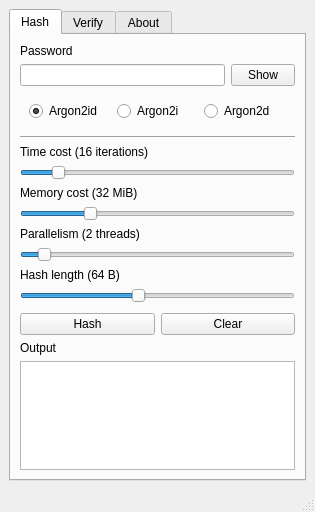
<?xml version="1.0" encoding="UTF-8"?>
<ui version="4.0">
 <class>MainWindow</class>
 <widget class="QMainWindow" name="MainWindow">
  <property name="geometry">
   <rect>
    <x>0</x>
    <y>0</y>
    <width>315</width>
    <height>512</height>
   </rect>
  </property>
  <property name="minimumSize">
   <size>
    <width>315</width>
    <height>512</height>
   </size>
  </property>
  <property name="windowTitle">
   <string>Argon2 UI</string>
  </property>
  <widget class="QWidget" name="centralwidget">
   <layout class="QVBoxLayout" name="verticalLayout_2">
    <item>
     <widget class="QTabWidget" name="tabWidget">
      <property name="currentIndex">
       <number>0</number>
      </property>
      <widget class="QWidget" name="hashTab">
       <attribute name="title">
        <string>Hash</string>
       </attribute>
       <layout class="QVBoxLayout" name="verticalLayout_4">
        <item>
         <layout class="QVBoxLayout" name="hashTabVerticalLayout">
          <item>
           <layout class="QVBoxLayout" name="passwordVerticalLayout">
            <item>
             <widget class="QLabel" name="passwordLabel">
              <property name="text">
               <string>Password</string>
              </property>
             </widget>
            </item>
            <item>
             <layout class="QHBoxLayout" name="passwordHorizontalLayout">
              <item>
               <widget class="QLineEdit" name="passwordLineEdit">
                <property name="echoMode">
                 <enum>QLineEdit::Password</enum>
                </property>
               </widget>
              </item>
              <item>
               <widget class="QPushButton" name="showPasswordButton">
                <property name="maximumSize">
                 <size>
                  <width>64</width>
                  <height>16777215</height>
                 </size>
                </property>
                <property name="text">
                 <string>Show</string>
                </property>
               </widget>
              </item>
             </layout>
            </item>
           </layout>
          </item>
          <item>
           <widget class="QWidget" name="hashAlgorithmRadioButtonWidget" native="true">
            <layout class="QHBoxLayout" name="algoHorizontalLayout">
             <item>
              <widget class="QRadioButton" name="argon2idRadioButton">
               <property name="text">
                <string>Argon2id</string>
               </property>
               <property name="checked">
                <bool>true</bool>
               </property>
               <attribute name="buttonGroup">
                <string notr="true">hashAlgorithmButtonGroup</string>
               </attribute>
              </widget>
             </item>
             <item>
              <widget class="QRadioButton" name="argon2iRadioButton">
               <property name="text">
                <string>Argon2i</string>
               </property>
               <attribute name="buttonGroup">
                <string notr="true">hashAlgorithmButtonGroup</string>
               </attribute>
              </widget>
             </item>
             <item>
              <widget class="QRadioButton" name="argon2dRadioButton">
               <property name="text">
                <string>Argon2d</string>
               </property>
               <attribute name="buttonGroup">
                <string notr="true">hashAlgorithmButtonGroup</string>
               </attribute>
              </widget>
             </item>
            </layout>
           </widget>
          </item>
          <item>
           <layout class="QVBoxLayout" name="hashParamsVerticalLayout">
            <item>
             <widget class="Line" name="hashParamsSeparatorLine">
              <property name="orientation">
               <enum>Qt::Horizontal</enum>
              </property>
             </widget>
            </item>
            <item>
             <widget class="QLabel" name="timeCostLabel">
              <property name="text">
               <string>Time cost (16 iterations)</string>
              </property>
             </widget>
            </item>
            <item>
             <widget class="QSlider" name="timeCostHorizontalSlider">
              <property name="minimum">
               <number>1</number>
              </property>
              <property name="maximum">
               <number>128</number>
              </property>
              <property name="value">
               <number>16</number>
              </property>
              <property name="orientation">
               <enum>Qt::Horizontal</enum>
              </property>
             </widget>
            </item>
            <item>
             <widget class="QLabel" name="memoryCostLabel">
              <property name="text">
               <string>Memory cost (32 MiB)</string>
              </property>
             </widget>
            </item>
            <item>
             <widget class="QSlider" name="memoryCostHorizontalSlider">
              <property name="minimum">
               <number>1</number>
              </property>
              <property name="maximum">
               <number>128</number>
              </property>
              <property name="value">
               <number>32</number>
              </property>
              <property name="orientation">
               <enum>Qt::Horizontal</enum>
              </property>
             </widget>
            </item>
            <item>
             <widget class="QLabel" name="parallelismLabel">
              <property name="text">
               <string>Parallelism (2 threads)</string>
              </property>
             </widget>
            </item>
            <item>
             <widget class="QSlider" name="parallelismHorizontalSlider">
              <property name="minimum">
               <number>1</number>
              </property>
              <property name="maximum">
               <number>16</number>
              </property>
              <property name="value">
               <number>2</number>
              </property>
              <property name="orientation">
               <enum>Qt::Horizontal</enum>
              </property>
             </widget>
            </item>
            <item>
             <widget class="QLabel" name="hashLengthLabel">
              <property name="text">
               <string>Hash length (64 B)</string>
              </property>
             </widget>
            </item>
            <item>
             <widget class="QSlider" name="hashLengthHorizontalSlider">
              <property name="minimum">
               <number>16</number>
              </property>
              <property name="maximum">
               <number>128</number>
              </property>
              <property name="value">
               <number>64</number>
              </property>
              <property name="orientation">
               <enum>Qt::Horizontal</enum>
              </property>
             </widget>
            </item>
           </layout>
          </item>
          <item>
           <layout class="QHBoxLayout" name="hashButtonsHorizontalLayout">
            <property name="topMargin">
             <number>4</number>
            </property>
            <item>
             <widget class="QPushButton" name="hashButton">
              <property name="text">
               <string>Hash</string>
              </property>
             </widget>
            </item>
            <item>
             <widget class="QPushButton" name="clearButton">
              <property name="text">
               <string>Clear</string>
              </property>
             </widget>
            </item>
           </layout>
          </item>
          <item>
           <layout class="QVBoxLayout" name="outputVerticalLayout">
            <item>
             <widget class="QLabel" name="encodedHashLabel">
              <property name="text">
               <string>Output</string>
              </property>
             </widget>
            </item>
            <item>
             <widget class="QTextEdit" name="encodedHashTextEdit">
              <property name="readOnly">
               <bool>true</bool>
              </property>
             </widget>
            </item>
           </layout>
          </item>
         </layout>
        </item>
       </layout>
      </widget>
      <widget class="QWidget" name="verifyTab">
       <attribute name="title">
        <string>Verify</string>
       </attribute>
       <layout class="QVBoxLayout" name="verticalLayout">
        <item>
         <layout class="QVBoxLayout" name="inputVerticalLayout">
          <item>
           <widget class="QLabel" name="inputLabel">
            <property name="text">
             <string>Input</string>
            </property>
            <property name="buddy">
             <cstring>hashAlgorithmRadioButtonWidget</cstring>
            </property>
           </widget>
          </item>
          <item>
           <widget class="QTextEdit" name="inputTextEdit">
            <property name="maximumSize">
             <size>
              <width>16777215</width>
              <height>16777215</height>
             </size>
            </property>
           </widget>
          </item>
         </layout>
        </item>
        <item>
         <layout class="QVBoxLayout" name="inputPasswordFieldVerticalLayout">
          <item>
           <widget class="QLabel" name="inputPasswordLabel">
            <property name="text">
             <string>Password</string>
            </property>
           </widget>
          </item>
          <item>
           <layout class="QHBoxLayout" name="inputPasswordFieldHorizontalLayout">
            <item>
             <widget class="QLineEdit" name="inputPasswordLineEdit">
              <property name="echoMode">
               <enum>QLineEdit::Password</enum>
              </property>
             </widget>
            </item>
            <item>
             <widget class="QPushButton" name="showInputPasswordButton">
              <property name="maximumSize">
               <size>
                <width>64</width>
                <height>16777215</height>
               </size>
              </property>
              <property name="text">
               <string>Show</string>
              </property>
             </widget>
            </item>
           </layout>
          </item>
         </layout>
        </item>
        <item>
         <widget class="QLabel" name="label">
          <property name="text">
           <string/>
          </property>
         </widget>
        </item>
        <item>
         <spacer name="verticalSpacer">
          <property name="orientation">
           <enum>Qt::Vertical</enum>
          </property>
          <property name="sizeHint" stdset="0">
           <size>
            <width>20</width>
            <height>256</height>
           </size>
          </property>
         </spacer>
        </item>
        <item>
         <widget class="Line" name="verifyButtonsSeparatorLine">
          <property name="orientation">
           <enum>Qt::Horizontal</enum>
          </property>
         </widget>
        </item>
        <item>
         <layout class="QHBoxLayout" name="verifyButtonsHorizontalLayout">
          <item>
           <widget class="QPushButton" name="verifyButton">
            <property name="text">
             <string>Verify</string>
            </property>
           </widget>
          </item>
          <item>
           <widget class="QPushButton" name="clearVerificationFieldsButton">
            <property name="text">
             <string>Clear</string>
            </property>
           </widget>
          </item>
         </layout>
        </item>
       </layout>
      </widget>
      <widget class="QWidget" name="aboutTab">
       <attribute name="title">
        <string>About</string>
       </attribute>
       <layout class="QVBoxLayout" name="verticalLayout_5">
        <item>
         <layout class="QVBoxLayout" name="aboutTabVerticalLayout">
          <item>
           <layout class="QVBoxLayout" name="aboutTabInfoVerticalLayout">
            <item>
             <widget class="QLabel" name="aboutTextLabel">
              <property name="text">
               <string>About Argon2 UI - v1.0.0</string>
              </property>
             </widget>
            </item>
            <item>
             <widget class="QTextEdit" name="aboutTextEdit">
              <property name="undoRedoEnabled">
               <bool>false</bool>
              </property>
              <property name="readOnly">
               <bool>true</bool>
              </property>
             </widget>
            </item>
           </layout>
          </item>
          <item>
           <layout class="QVBoxLayout" name="aboutTabLegalNoticeVerticalLayout">
            <item>
             <widget class="QLabel" name="aboutTabLegalNoticeLabel">
              <property name="text">
               <string>Qt | Legal notice</string>
              </property>
             </widget>
            </item>
            <item>
             <widget class="QTextEdit" name="aboutTabLegalNoticeTextEdit"/>
            </item>
           </layout>
          </item>
         </layout>
        </item>
       </layout>
      </widget>
     </widget>
    </item>
   </layout>
  </widget>
  <widget class="QMenuBar" name="menubar">
   <property name="geometry">
    <rect>
     <x>0</x>
     <y>0</y>
     <width>315</width>
     <height>21</height>
    </rect>
   </property>
  </widget>
  <widget class="QStatusBar" name="statusbar"/>
 </widget>
 <resources/>
 <connections/>
 <buttongroups>
  <buttongroup name="hashAlgorithmButtonGroup"/>
 </buttongroups>
</ui>
